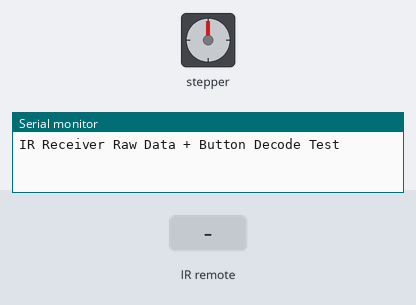
Simulated run of this sketch. Board: Arduino Uno, built with avr-gcc and run on an emulated ATmega328P. Shown: stepper motor, the last lines printed to the serial monitor. Inputs (shaded band) come from the test bench. Stepper angles assume 2048 steps per turn.

Above: at 1.2 s.
1.3 s: infrared code 0xFFE21D received
At 1.45 s:
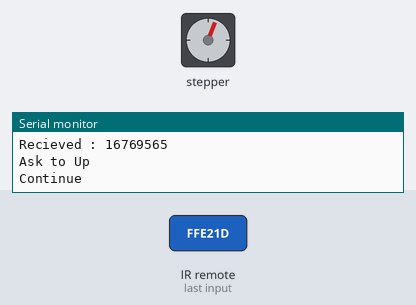
4.3 s: infrared code 0xFFA25D received
7.3 s: infrared code 0xFF629D received
At 8.5 s:
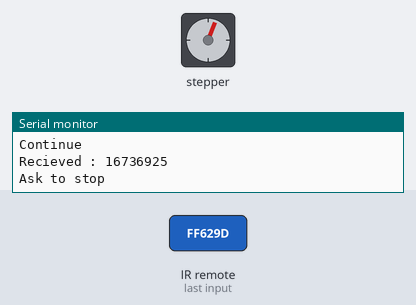
9.0 s: infrared code 0xFFA25D received
At 9.76 s:
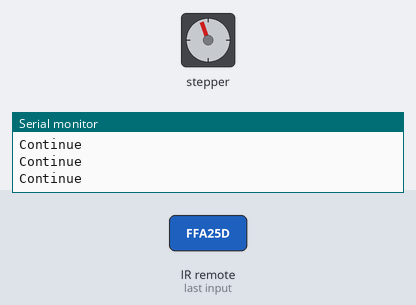
Timing chart, 0 to 13.0 s (numbered marks = the images above; inputs shaded):
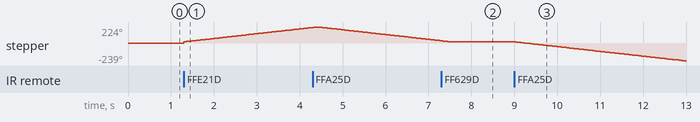

The sketch:

motorIRRemote.ino
```cpp
#include "Stepper.h"
#include "IRremote.h"

/*----- Variables, Pins -----*/
#define STEPS  32   // Number of steps per revolution of Internal shaft
int  Steps2Take;  // 2048 = 1 Revolution
int receiver = 12; // Signal Pin of IR receiver to Arduino Digital Pin 6

/*-----( Declare objects )-----*/
// Setup of proper sequencing for Motor Driver Pins
// In1, In2, In3, In4 in the sequence 1-3-2-4

Stepper small_stepper(STEPS, 8, 10, 9, 11);
IRrecv irrecv(receiver);    // create instance of 'irrecv'
decode_results results;     // create instance of 'decode_results'
int keepRunning = 0;

void setup()
{
  Serial.begin(9600);
  Serial.println("IR Receiver Raw Data + Button Decode Test");
  irrecv.enableIRIn(); // Start the receiver

}

void loop()
{
  if (irrecv.decode(&results)) // have we received an IR signal?

  {
    Serial.print("Recieved : ");
    Serial.println(results.value);
    switch(results.value)
    {
    case 0xFFE21D: // UP button pressed
      Steps2Take  =  128;  // Rotate CW
      small_stepper.step(Steps2Take);
      keepRunning = 1;
      Serial.println("Ask to Up");
      break;
    case 0xFFA25D: // DOWN button pressed
      Serial.println("Ask to Down");

      Steps2Take  =  -128;  // Rotate CCW
      keepRunning = 1;
      break;
    case 0xFF629D:
      Serial.println("Ask to stop");
      keepRunning = 0;
      break;
    }

    irrecv.resume();

  }

  if (keepRunning == 1) {
    Serial.println("Continue");

    small_stepper.setSpeed(700);
    small_stepper.step(Steps2Take);
  }

}/* --end main loop -- */
```

Measured:
- after the input at 1.3 s, stepper: keeps turning clockwise at about 73°/s, starting at once
- after the input at 7.3 s, stepper: goes on until 7.5 s, then stays 22°
- after the input at 9.0 s, stepper: keeps turning counter-clockwise at about 65°/s, starting at once
